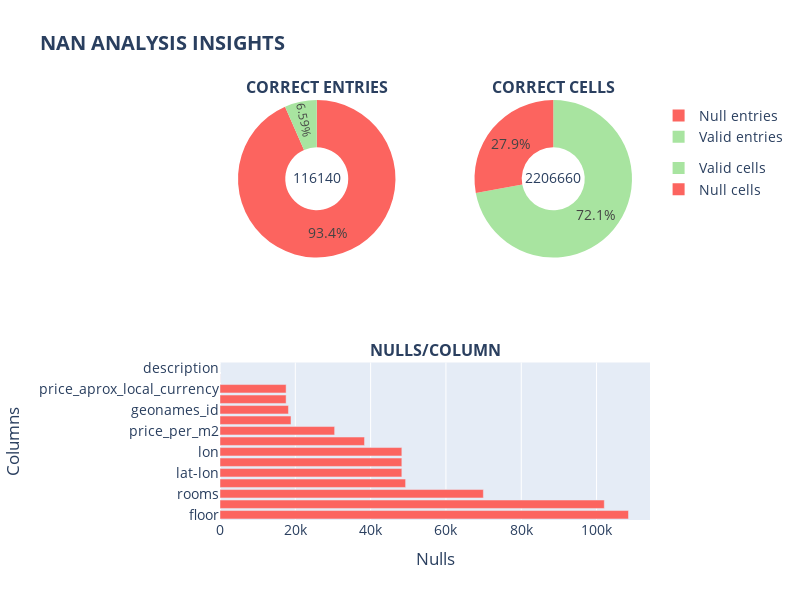

The code cell stored with this chart in its notebook:
### Markdown cell above
Para simplificar el proceso de análisis y disminuir la repetición de código, creamos una función que nos permita repetir este proceso de inspección de forma sistemática y profunda en distintos momentos del proceso de limpieza que realizaremos. En nuestro pequeño dashboard se destaca además la diferenciación entre entradas y campos correctos.

### Code cell
x = dat_insights(df, "NaN analysis")

### Figure 1 — Plotly figure (JSON) as saved in the notebook; plotly's stock layout.template omitted (floating-point values rounded to 4 significant figures)
{"data": [{"domain": {"x": [0, 0.45], "y": [0.625, 1]}, "hole": 0.4, "labels": ["Null entries", "Valid entries"], "legendgroup": "apie", "marker": {"colors": ["#FC645F", "#A8E4A0", "#7088FF", "#FEB1AF"]}, "name": "Correct entries", "textposition": "inside", "title": {"text": "116140"}, "type": "pie", "values": [108481, 7659]}, {"domain": {"x": [0.55, 1], "y": [0.625, 1]}, "hole": 0.4, "labels": ["Null cells", "Valid cells"], "legendgroup": "pie", "marker": {"colors": ["#FC645F", "#A8E4A0", "#7088FF", "#FEB1AF"]}, "name": "Correct cells", "textposition": "inside", "title": {"text": "2206660"}, "type": "pie", "values": [615624, 1591036]}, {"marker": {"color": "#FC645F"}, "name": "Nulls/Column", "orientation": "h", "showlegend": false, "textposition": "inside", "type": "bar", "x": [108481, 102055, 69941, 49289, 48289, 48289, 48289, 38378, 30443, 18853, 18180, 17556, 17556, 23, 2], "xaxis": "x", "y": ["floor", "expenses", "rooms", "price_usd_per_m2", "lat-lon", "lat", "lon", "surface_total_in_m2", "price_per_m2", "surface_covered_in_m2", "geonames_id", "price_usd", "price_aprox_local_currency", "place_name", "description"], "yaxis": "y"}], "layout": {"annotations": [{"font": {"size": 16}, "showarrow": false, "text": "<b>CORRECT ENTRIES</b>", "x": 0.225, "xanchor": "center", "xref": "paper", "y": 1, "yanchor": "bottom", "yref": "paper"}, {"font": {"size": 16}, "showarrow": false, "text": "<b>CORRECT CELLS", "x": 0.775, "xanchor": "center", "xref": "paper", "y": 1, "yanchor": "bottom", "yref": "paper"}, {"font": {"size": 16}, "showarrow": false, "text": "<b>NULLS/COLUMN</b>", "x": 0.5, "xanchor": "center", "xref": "paper", "y": 0.375, "yanchor": "bottom", "yref": "paper"}], "font": {"size": 14}, "height": 600, "title": {"text": "<b>NAN ANALYSIS INSIGHTS</b>"}, "width": 800, "xaxis": {"anchor": "y", "domain": [0, 1], "title": {"text": "Nulls"}}, "xaxis2": {"anchor": "y2", "domain": [0.55, 1]}, "yaxis": {"anchor": "x", "domain": [0, 0.375], "title": {"text": "Columns"}}, "yaxis2": {"anchor": "x2", "domain": [0, 0.375]}}}
